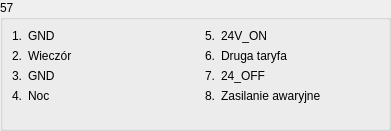
   <widget class="QGroupBox" name="groupBox_3">
    <property name="geometry">
     <rect>
      <x>440</x>
      <y>840</y>
      <width>391</width>
      <height>131</height>
     </rect>
    </property>
    <property name="maximumSize">
     <size>
      <width>400</width>
      <height>190</height>
     </size>
    </property>
    <property name="title">
     <string>57</string>
    </property>
    <layout class="QHBoxLayout" name="horizontalLayout">
     <property name="spacing">
      <number>1</number>
     </property>
     <property name="leftMargin">
      <number>0</number>
     </property>
     <property name="topMargin">
      <number>0</number>
     </property>
     <property name="rightMargin">
      <number>0</number>
     </property>
     <property name="bottomMargin">
      <number>0</number>
     </property>
     <item>
      <widget class="QWidget" name="widget" native="true">
       <layout class="QFormLayout" name="formLayout">
        <item row="0" column="0">
         <widget class="QLabel" name="label_430">
          <property name="text">
           <string>1.</string>
          </property>
         </widget>
        </item>
        <item row="0" column="1">
         <widget class="QLabel" name="label_130">
          <property name="text">
           <string>GND</string>
          </property>
         </widget>
        </item>
        <item row="1" column="0">
         <widget class="QLabel" name="label_132">
          <property name="text">
           <string>2.</string>
          </property>
         </widget>
        </item>
        <item row="1" column="1">
         <widget class="QLabel" name="label_131">
          <property name="text">
           <string>Wieczór</string>
          </property>
         </widget>
        </item>
        <item row="2" column="0">
         <widget class="QLabel" name="label_133">
          <property name="text">
           <string>3.</string>
          </property>
         </widget>
        </item>
        <item row="2" column="1">
         <widget class="QLabel" name="label_138">
          <property name="text">
           <string>GND</string>
          </property>
         </widget>
        </item>
        <item row="3" column="0">
         <widget class="QLabel" name="label_134">
          <property name="text">
           <string>4.</string>
          </property>
         </widget>
        </item>
        <item row="3" column="1">
         <widget class="QLabel" name="label_135">
          <property name="text">
           <string>Noc</string>
          </property>
         </widget>
        </item>
       </layout>
      </widget>
     </item>
     <item>
      <widget class="QWidget" name="widget_2" native="true">
       <layout class="QFormLayout" name="formLayout_10">
        <item row="0" column="0">
         <widget class="QLabel" name="label_136">
          <property name="text">
           <string>5.</string>
          </property>
         </widget>
        </item>
        <item row="0" column="1">
         <widget class="QLabel" name="label_137">
          <property name="text">
           <string>24V_ON</string>
          </property>
         </widget>
        </item>
        <item row="1" column="1">
         <widget class="QLabel" name="label_140">
          <property name="text">
           <string>Druga taryfa</string>
          </property>
         </widget>
        </item>
        <item row="1" column="0">
         <widget class="QLabel" name="label_139">
          <property name="text">
           <string>6.</string>
          </property>
         </widget>
        </item>
        <item row="2" column="1">
         <widget class="QLabel" name="label_142">
          <property name="text">
           <string>24_OFF</string>
          </property>
         </widget>
        </item>
        <item row="2" column="0">
         <widget class="QLabel" name="label_141">
          <property name="text">
           <string>7.</string>
          </property>
         </widget>
        </item>
        <item row="3" column="1">
         <widget class="QLabel" name="label_144">
          <property name="text">
           <string>Zasilanie awaryjne</string>
          </property>
         </widget>
        </item>
        <item row="3" column="0">
         <widget class="QLabel" name="label_143">
          <property name="text">
           <string>8.</string>
          </property>
         </widget>
        </item>
       </layout>
      </widget>
     </item>
    </layout>
   </widget>
